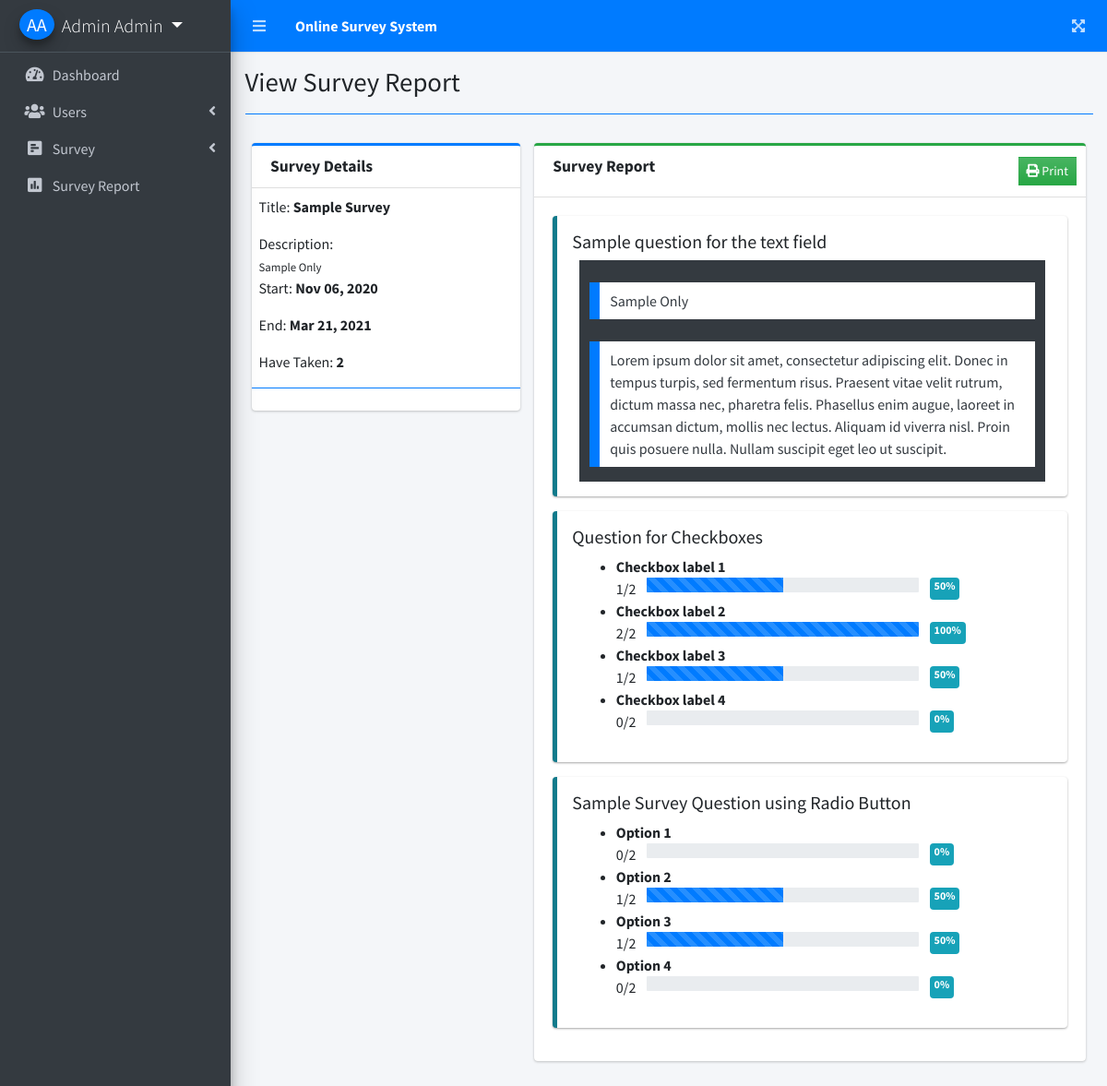
Page /index.php?page=view_survey_report&id=1 (signed in) on the committed database.
### tables this page shows
CREATE TABLE `questions` (
  `id` int(30) NOT NULL,
  `question` text NOT NULL,
  `frm_option` text NOT NULL,
  `type` varchar(50) NOT NULL,
  `order_by` int(11) NOT NULL,
  `survey_id` int(30) NOT NULL,
  `date_created` datetime NOT NULL DEFAULT current_timestamp()
);

### view_survey_report.php (the view, shortened to what this page needs)
<?php include 'db_connect.php' ?>
<?php
$qry = $conn->query("SELECT * FROM survey_set where id = ".$_GET['id'])->fetch_array();
foreach($qry as $k => $v){
	if($k == 'title')
		$k = 'stitle';
}
$taken = $conn->query("SELECT distinct(user_id) from answers where survey_id ={$id}")->num_rows;
$answers = $conn->query("SELECT a.*,q.type from answers a inner join questions q on q.id = a.question_id where a.survey_id ={$id}");
$ans = array();
while($row=$answers->fetch_assoc()){
	if($row['type'] == 'radio_opt'){
		$ans[$row['question_id']][$row['answer']][] = 1;
	}
	if($row['type'] == 'check_opt'){
		foreach(explode(",", str_replace(array("[","]"), '', $row['answer'])) as $v){
		$ans[$row['question_id']][$v][] = 1;
		}
	}
	if($row['type'] == 'textfield_s'){
		$ans[$row['question_id']][] = $row['answer'];
	}
}
?>
<div class="col-lg-12">
	<div class="row">
		<div class="col-md-4">
			<div class="card card-outline card-primary">
				<div class="card-header">
					<h3 class="card-title"><b>Survey Details</b></h3>
				</div>
				<div class="card-body p-0 py-2">
					<div class="container-fluid">
						<p>Title: <b><?php echo $stitle ?></b></p>
						<p class="mb-0">Description:</p>
						<small><?php echo $description; ?></small>
						<p>Start: <b><?php echo date("M d, Y",strtotime($start_date)) ?></b></p>
						<p>End: <b><?php echo date("M d, Y",strtotime($end_date)) ?></b></p>
						<p>Have Taken: <b><?php echo number_format($taken) ?></b></p>
					</div>
					<hr class="border-primary">
				</div>
			</div>
		</div>
		<div class="col-md-8">
			<div class="card card-outline card-success">
				<div class="card-header">
					<h3 class="card-title"><b>Survey Report</b></h3>
					<div class="card-tools">
						<button class="btn btn-flat btn-sm bg-gradient-success" type="button" id="print"><i class="fa fa-print"></i> Print</button>
					</div>
				</div>
				<div class="card-body ui-sortable">
					<?php
					$question = $conn->query("SELECT * FROM questions where survey_id = $id order by abs(order_by) asc,abs(id) asc");
					while($row=$question->fetch_assoc()):
					?>
					<div class="callout callout-info">
						<h5><?php echo $row['question'] ?></h5>
						<div class="col-md-12">
							<?php if($row['type'] != 'textfield_s'):?>
								<ul>
							<?php foreach(json_decode($row['frm_option']) as $k => $v):
								$prog = ((isset($ans[$row['id']][$k]) ? count($ans[$row['id']][$k]) : 0) / $taken) * 100;
								$prog = round($prog,2);
								?>
								<li>
									<div class="d-block w-100">
										<b><?php echo $v ?></b>
									</div>
									<div class="d-flex w-100">
									<span class=""><?php echo isset($ans[$row['id']][$k]) ? count($ans[$row['id']][$k]) : 0 ?>/<?php echo $taken ?></span>
									<div class="mx-1 col-sm-8"">
									<div class="progress w-100" >
					                  <div class="progress-bar bg-primary progress-bar-striped" role="progressbar" aria-valuenow="40" aria-valuemin="0" aria-valuemax="100" style="width: <?php echo $prog ?>%">
					                  </div>
					                </div>
					                </div>
					                <span class="badge badge-info"><?php echo $prog ?>%</span>
									</div>
								</li>
								<?php endforeach; ?>
								</ul>
						<?php else: ?>
							<div class="d-block tfield-area w-100 bg-dark">
								<?php if(isset($ans[$row['id']])): ?>
								<?php foreach($ans[$row['id']] as $val): ?>
								<blockquote class="text-dark"><?php echo $val ?></blockquote>
								<?php endforeach; ?>
								<?php endif; ?>
							</div>
						<?php endif; ?>
						</div>
					</div>
					<?php endwhile; ?>
				</div>
			</div>
		</div>
	</div>
</div>

### view_survey_report.php (style rules this page uses)
.tfield-area { max-height: 30vh; overflow: auto; }

### rows in the picture
questions: question "Sample question for the text field", id "Sample Only", id "Lorem ipsum dolor sit amet, consectetur adipiscing elit. Donec in tempus turpis, sed fermentum risus. Praesent vitae velit rutrum, dictum massa nec, pharetra felis. Phasellus enim augue, laoreet in accumsan dictum, mollis nec lectus. Aliquam id viverra nisl. Proin quis posuere nulla. Nullam suscipit eget leo ut suscipit."
questions: question "Question for Checkboxes", frm_option "Checkbox label 1", id "1", id "50", frm_option "Checkbox label 2", id "2", id "100", frm_option "Checkbox label 3", frm_option "Checkbox label 4", id "0"
questions: question "Sample Survey Question using Radio Button", frm_option "Option 1", id "0", frm_option "Option 2", id "1", id "50", frm_option "Option 3", frm_option "Option 4"

### other values in the picture
$_SESSION['login_firstname'].' '.$_SESSION['login_lastname'] "Admin Admin"
$title "View Survey Report"
$stitle "Sample Survey"
$description "Sample Only"
date("M d, Y",strtotime($start_date)) "Nov 06, 2020"
date("M d, Y",strtotime($end_date)) "Mar 21, 2021"
$taken "2"
